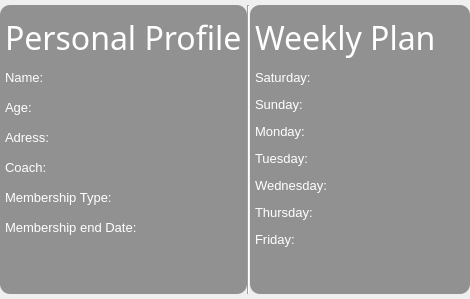
               <widget class="QWidget" name="page_home">
                <property name="styleSheet">
                 <string notr="true"/>
                </property>
                <layout class="QHBoxLayout" name="horizontalLayout_19">
                 <property name="spacing">
                  <number>0</number>
                 </property>
                 <property name="leftMargin">
                  <number>0</number>
                 </property>
                 <property name="topMargin">
                  <number>5</number>
                 </property>
                 <property name="rightMargin">
                  <number>0</number>
                 </property>
                 <property name="bottomMargin">
                  <number>5</number>
                 </property>
                 <item>
                  <widget class="QFrame" name="frame_home_main">
                   <property name="styleSheet">
                    <string notr="true">QWidget{

background-color: rgba(81,81,81,0.6);
border-radius: 10px;

}
QLabel{
background-color:transparent;
color:#FFF;
}
QLineEdit{
border:1px;
padding:5px;
}
QLineEdit:focus{
background-color:rgb(81,81,81);
}

QPushButton{
border-radius:10px;
}

QPushButton:hover,
QPushButton:clicked{
background-color:rgb(50,50,50);
}
</string>
                   </property>
                   <property name="frameShape">
                    <enum>QFrame::NoFrame</enum>
                   </property>
                   <property name="frameShadow">
                    <enum>QFrame::Plain</enum>
                   </property>
                   <layout class="QVBoxLayout" name="verticalLayout_5">
                    <property name="spacing">
                     <number>5</number>
                    </property>
                    <property name="leftMargin">
                     <number>5</number>
                    </property>
                    <property name="topMargin">
                     <number>5</number>
                    </property>
                    <property name="rightMargin">
                     <number>5</number>
                    </property>
                    <property name="bottomMargin">
                     <number>5</number>
                    </property>
                    <item>
                     <widget class="QLabel" name="lab_home_main_hed">
                      <property name="minimumSize">
                       <size>
                        <width>0</width>
                        <height>55</height>
                       </size>
                      </property>
                      <property name="maximumSize">
                       <size>
                        <width>16777215</width>
                        <height>55</height>
                       </size>
                      </property>
                      <property name="font">
                       <font>
                        <family>Segoe UI Semilight</family>
                        <pointsize>24</pointsize>
                       </font>
                      </property>
                      <property name="styleSheet">
                       <string notr="true">QLabel {
	color:rgb(255,255,255);
}</string>
                      </property>
                      <property name="text">
                       <string>&lt;html&gt;&lt;head/&gt;&lt;body&gt;&lt;p&gt;&lt;span style=&quot; color:#ffffff;&quot;&gt;Personal Profile&lt;/span&gt;&lt;/p&gt;&lt;/body&gt;&lt;/html&gt;</string>
                      </property>
                      <property name="textFormat">
                       <enum>Qt::RichText</enum>
                      </property>
                     </widget>
                    </item>
                    <item>
                     <widget class="QLabel" name="lab_home_main_disc">
                      <property name="font">
                       <font>
                        <family>Segoe UI</family>
                        <pointsize>10</pointsize>
                       </font>
                      </property>
                      <property name="styleSheet">
                       <string notr="true">color:rgb(255,255,255);</string>
                      </property>
                      <property name="text">
                       <string>&lt;!DOCTYPE HTML PUBLIC &quot;-//W3C//DTD HTML 4.0//EN&quot; &quot;http://www.w3.org/TR/REC-html40/strict.dtd&quot;&gt;
&lt;html&gt;&lt;head&gt;&lt;meta name=&quot;qrichtext&quot; content=&quot;1&quot; /&gt;&lt;style type=&quot;text/css&quot;&gt;
p, li { white-space: pre-wrap; }
&lt;/style&gt;&lt;/head&gt;&lt;body style=&quot; font-family:'Segoe UI'; font-size:10pt; font-weight:400; font-style:normal;&quot;&gt;
&lt;p style=&quot; margin-top:0px; margin-bottom:0px; margin-left:0px; margin-right:0px; -qt-block-indent:0; text-indent:0px;&quot;&gt;Name:&lt;/p&gt;
&lt;p style=&quot;-qt-paragraph-type:empty; margin-top:0px; margin-bottom:0px; margin-left:0px; margin-right:0px; -qt-block-indent:0; text-indent:0px;&quot;&gt;&lt;br /&gt;&lt;/p&gt;
&lt;p style=&quot; margin-top:0px; margin-bottom:0px; margin-left:0px; margin-right:0px; -qt-block-indent:0; text-indent:0px;&quot;&gt;Age:&lt;/p&gt;
&lt;p style=&quot;-qt-paragraph-type:empty; margin-top:0px; margin-bottom:0px; margin-left:0px; margin-right:0px; -qt-block-indent:0; text-indent:0px;&quot;&gt;&lt;br /&gt;&lt;/p&gt;
&lt;p style=&quot; margin-top:0px; margin-bottom:0px; margin-left:0px; margin-right:0px; -qt-block-indent:0; text-indent:0px;&quot;&gt;Adress:&lt;/p&gt;
&lt;p style=&quot;-qt-paragraph-type:empty; margin-top:0px; margin-bottom:0px; margin-left:0px; margin-right:0px; -qt-block-indent:0; text-indent:0px;&quot;&gt;&lt;br /&gt;&lt;/p&gt;
&lt;p style=&quot; margin-top:0px; margin-bottom:0px; margin-left:0px; margin-right:0px; -qt-block-indent:0; text-indent:0px;&quot;&gt;Coach:&lt;/p&gt;
&lt;p style=&quot;-qt-paragraph-type:empty; margin-top:0px; margin-bottom:0px; margin-left:0px; margin-right:0px; -qt-block-indent:0; text-indent:0px;&quot;&gt;&lt;br /&gt;&lt;/p&gt;
&lt;p style=&quot; margin-top:0px; margin-bottom:0px; margin-left:0px; margin-right:0px; -qt-block-indent:0; text-indent:0px;&quot;&gt;Membership Type:&lt;/p&gt;
&lt;p style=&quot;-qt-paragraph-type:empty; margin-top:0px; margin-bottom:0px; margin-left:0px; margin-right:0px; -qt-block-indent:0; text-indent:0px;&quot;&gt;&lt;br /&gt;&lt;/p&gt;
&lt;p style=&quot; margin-top:0px; margin-bottom:0px; margin-left:0px; margin-right:0px; -qt-block-indent:0; text-indent:0px;&quot;&gt;Membership end Date:&lt;/p&gt;&lt;/body&gt;&lt;/html&gt;</string>
                      </property>
                      <property name="alignment">
                       <set>Qt::AlignLeading|Qt::AlignLeft|Qt::AlignTop</set>
                      </property>
                      <property name="wordWrap">
                       <bool>true</bool>
                      </property>
                      <property name="margin">
                       <number>5</number>
                      </property>
                     </widget>
                    </item>
                   </layout>
                  </widget>
                 </item>
                 <item>
                  <widget class="Line" name="vert_divide">
                   <property name="orientation">
                    <enum>Qt::Vertical</enum>
                   </property>
                  </widget>
                 </item>
                 <item>
                  <widget class="QFrame" name="frame_home_stat">
                   <property name="minimumSize">
                    <size>
                     <width>220</width>
                     <height>0</height>
                    </size>
                   </property>
                   <property name="maximumSize">
                    <size>
                     <width>220</width>
                     <height>16777215</height>
                    </size>
                   </property>
                   <property name="styleSheet">
                    <string notr="true">QWidget{

background-color: rgba(81,81,81,0.6);
border-radius: 10px;

}
QLabel{
background-color:transparent;
color:#FFF;
}
QLineEdit{
border:1px;
padding:5px;
}
QLineEdit:focus{
background-color:rgb(81,81,81);
}

QPushButton{
border-radius:10px;
}

QPushButton:hover,
QPushButton:clicked{
background-color:rgb(50,50,50);
}
</string>
                   </property>
                   <property name="frameShape">
                    <enum>QFrame::NoFrame</enum>
                   </property>
                   <property name="frameShadow">
                    <enum>QFrame::Plain</enum>
                   </property>
                   <layout class="QVBoxLayout" name="verticalLayout_6">
                    <property name="spacing">
                     <number>5</number>
                    </property>
                    <property name="leftMargin">
                     <number>5</number>
                    </property>
                    <property name="topMargin">
                     <number>5</number>
                    </property>
                    <property name="rightMargin">
                     <number>5</number>
                    </property>
                    <property name="bottomMargin">
                     <number>5</number>
                    </property>
                    <item>
                     <widget class="QLabel" name="lab_home_stat_hed">
                      <property name="minimumSize">
                       <size>
                        <width>0</width>
                        <height>55</height>
                       </size>
                      </property>
                      <property name="maximumSize">
                       <size>
                        <width>16777215</width>
                        <height>55</height>
                       </size>
                      </property>
                      <property name="font">
                       <font>
                        <family>Segoe UI Semilight</family>
                        <pointsize>24</pointsize>
                       </font>
                      </property>
                      <property name="styleSheet">
                       <string notr="true">QLabel {
	color:rgb(255,255,255);
}</string>
                      </property>
                      <property name="text">
                       <string>&lt;html&gt;&lt;head/&gt;&lt;body&gt;&lt;p&gt;&lt;span style=&quot; color:#ffffff;&quot;&gt;Weekly Plan&lt;/span&gt;&lt;/p&gt;&lt;/body&gt;&lt;/html&gt;</string>
                      </property>
                      <property name="alignment">
                       <set>Qt::AlignLeading|Qt::AlignLeft|Qt::AlignVCenter</set>
                      </property>
                     </widget>
                    </item>
                    <item>
                     <widget class="QLabel" name="lab_home_stat_disc">
                      <property name="font">
                       <font>
                        <family>Segoe UI</family>
                        <pointsize>10</pointsize>
                       </font>
                      </property>
                      <property name="text">
                       <string>&lt;html&gt;&lt;head/&gt;&lt;body&gt;&lt;p&gt;&lt;span style=&quot; color:#ffffff;&quot;&gt;Saturday:&lt;/span&gt;&lt;/p&gt;&lt;p&gt;&lt;span style=&quot; color:#ffffff;&quot;&gt;Sunday:&lt;/span&gt;&lt;/p&gt;&lt;p&gt;&lt;span style=&quot; color:#ffffff;&quot;&gt;Monday:&lt;/span&gt;&lt;/p&gt;&lt;p&gt;&lt;span style=&quot; color:#ffffff;&quot;&gt;Tuesday:&lt;/span&gt;&lt;/p&gt;&lt;p&gt;&lt;span style=&quot; color:#ffffff;&quot;&gt;Wednesday:&lt;/span&gt;&lt;/p&gt;&lt;p&gt;&lt;span style=&quot; color:#ffffff;&quot;&gt;Thursday:&lt;/span&gt;&lt;/p&gt;&lt;p&gt;&lt;span style=&quot; color:#ffffff;&quot;&gt;Friday:&lt;/span&gt;&lt;/p&gt;&lt;p&gt;&lt;br/&gt;&lt;/p&gt;&lt;/body&gt;&lt;/html&gt;</string>
                      </property>
                      <property name="alignment">
                       <set>Qt::AlignLeading|Qt::AlignLeft|Qt::AlignTop</set>
                      </property>
                     </widget>
                    </item>
                   </layout>
                  </widget>
                 </item>
                </layout>
               </widget>
